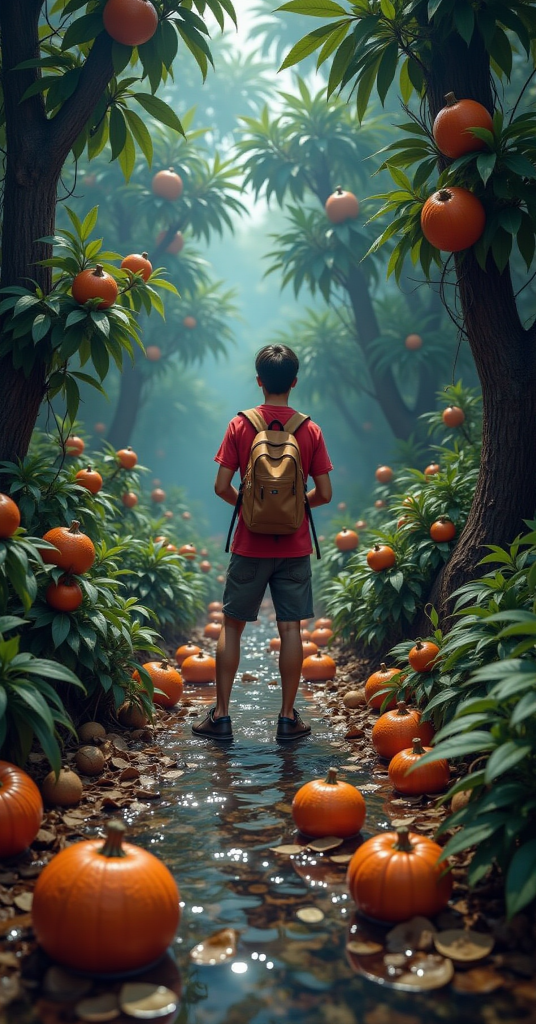
#> input picture 0-NEW/i/1.png, 1072 x 2048 px (shown at 1/2 size); its folder holds only this picture in this run
$ python -i 2.py   (imports and definitions only)
#> lines starting #> are read from the running program, lines starting #| are printed output that depends on the picture
import pygame
import os
import random
import json
from PIL import Image, ImageDraw

SCREEN_W = 1080
SCREEN_H = 2048

IMG_DIR = "i"
SAVE_FILE = "save.json"

LEVEL = 6

SNAP_DIST = 40

# [1 line not run here, left out]

# [1 line that did not run here, left out]
# [1 line not run here, left out]

clock = pygame.time.Clock()


# [13 lines left out: function load_images, not called in this run]


def random_tab():
    return random.choice([-1,1])


# [69 lines left out: functions build_edge_grid, create_mask, not called in this run]


def create_pieces(img_path,n):

    img=Image.open(img_path).convert("RGBA")

    pw=img.width//n
    ph=img.height//n

    grid=build_edge_grid(n)

    pieces=[]
    groups={}

    gid=0

    for y in range(n):
        for x in range(n):

            edges=grid[y][x]

            crop=img.crop((x*pw,y*ph,(x+1)*pw,(y+1)*ph))

            mask=create_mask(pw,ph,edges)

            crop.putalpha(mask)

            surf=pygame.image.fromstring(
                crop.tobytes(),
                crop.size,
                crop.mode
            ).convert_alpha()

            piece={
                "img":surf,
                "correct":[x*pw,y*ph],
                "pos":[0,0],
                "group":gid,
                "locked":False
            }

            pieces.append(piece)

            groups[gid]=[piece]

            gid+=1

    scatter_pieces(pieces)

    return pieces,groups,pw,ph


# [79 lines left out: functions scatter_pieces, try_connect, save_progress, load_progress, not called in this run]


def run_game(img):

    pieces,groups,pw,ph=create_pieces(img,LEVEL)

    load_progress(pieces)

    puzzle_w=pw*LEVEL
    puzzle_h=ph*LEVEL

    offx=(SCREEN_W-puzzle_w)//2
    offy=(SCREEN_H-puzzle_h)//2

    zoom=1
    camx=0
    camy=0

    dragging=None
    dx=dy=0

    running=True

    while running:

        screen.fill((25,25,35))

        for e in pygame.event.get():

            if e.type==pygame.QUIT:
                save_progress(pieces)
                running=False

            if e.type==pygame.MOUSEBUTTONDOWN:

                mx,my=pygame.mouse.get_pos()

                for p in reversed(pieces):

                    rect=pygame.Rect(
                        p["pos"][0]+offx,
                        p["pos"][1]+offy,
                        pw,ph
                    )

                    if rect.collidepoint(mx,my):

                        dragging=p
                        dx=mx-p["pos"][0]
                        dy=my-p["pos"][1]

                        pieces.remove(p)
                        pieces.append(p)

                        break

            if e.type==pygame.MOUSEBUTTONUP:

                if dragging:

                    cx,cy=dragging["correct"]

                    if abs(dragging["pos"][0]-cx)<SNAP_DIST and \
                       abs(dragging["pos"][1]-cy)<SNAP_DIST:

                        dragging["pos"]=[cx,cy]
                        dragging["locked"]=True

                    try_connect(pieces,groups,pw,ph)

                    save_progress(pieces)

                    dragging=None

            if e.type==pygame.MOUSEMOTION and dragging:

                mx,my=pygame.mouse.get_pos()

                gx=dragging["group"]

                for p in groups[gx]:

                    p["pos"][0]+=e.rel[0]
                    p["pos"][1]+=e.rel[1]

            if e.type==pygame.MOUSEWHEEL:

                zoom+=e.y*0.1
                zoom=max(0.5,min(zoom,3))

        pygame.draw.rect(screen,(40,40,60),(0,0,SCREEN_W,120))
        pygame.draw.rect(screen,(40,40,60),(0,SCREEN_H-120,SCREEN_W,120))

        for p in pieces:

            img=p["img"]

            w=int(pw*zoom)
            h=int(ph*zoom)

            surf=pygame.transform.smoothscale(img,(w,h))

            x=(p["pos"][0]+offx+camx)*zoom
            y=(p["pos"][1]+offy+camy)*zoom

            screen.blit(surf,(x,y))

        pygame.display.flip()

        clock.tick(60)


# [9 lines left out: function main, not called in this run]


# [2 lines not run here, left out]

>>> import cv2
>>> picture = cv2.imread('i/1.png', cv2.IMREAD_GRAYSCALE)
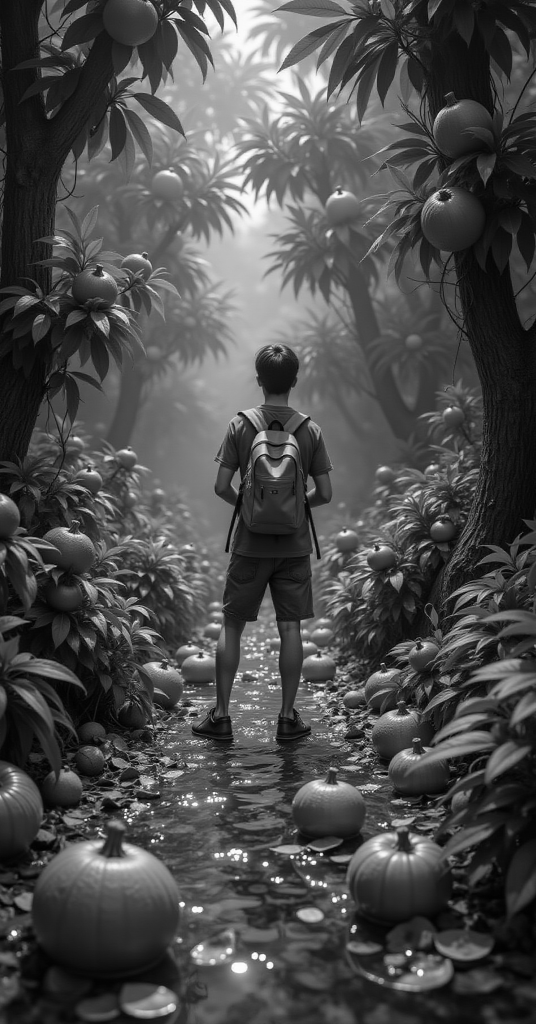
#> picture: shape (2048, 1072) (shown at 1/2 size); min 0, max 255, mean 76.1
>>> result = run_game(picture)
#> (the run stopped early here; a loop or call above may not have finished)

$ run again, on 0-NEW/i/dd7b0c51-320e-4070-bfbe-eb405c0c6d7c.png
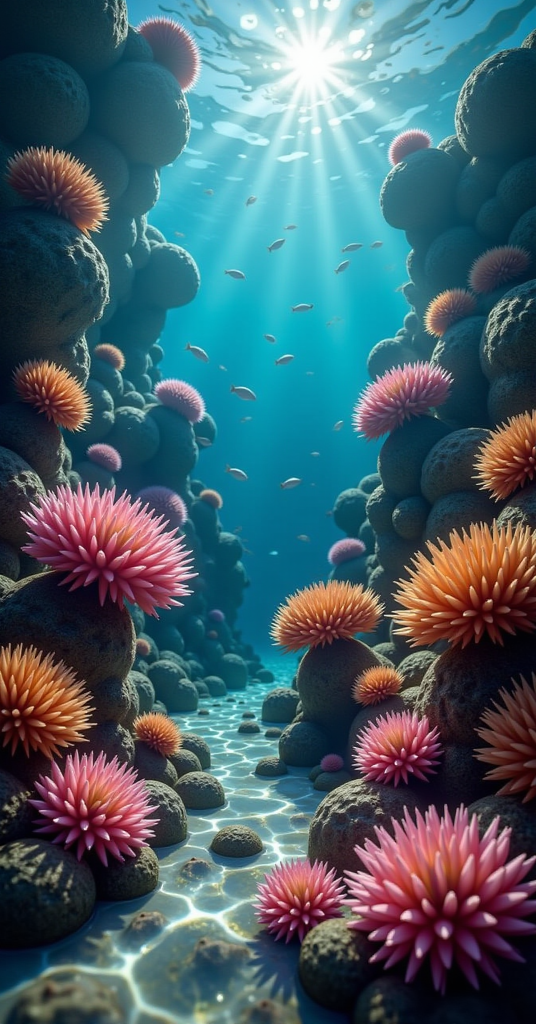
#> input picture 0-NEW/i/dd7b0c51-320e-4070-bfbe-eb405c0c6d7c.png, 1072 x 2048 px (shown at 1/2 size)
#> `picture = cv2.imread('i/1.png', cv2.IMREAD_GRAYSCALE)`:
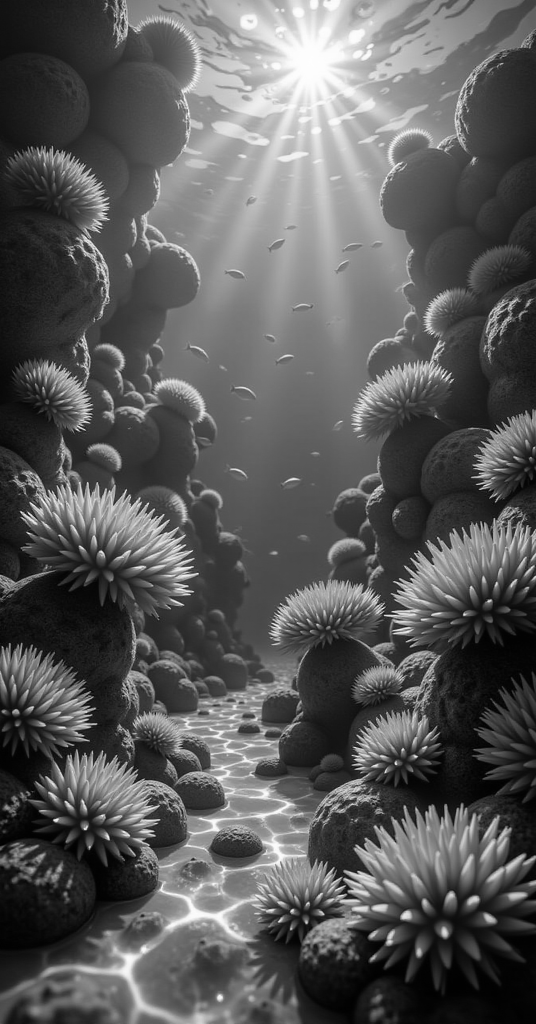
#> picture: shape (2048, 1072) (shown at 1/2 size); min 0, max 254, mean 89.3
